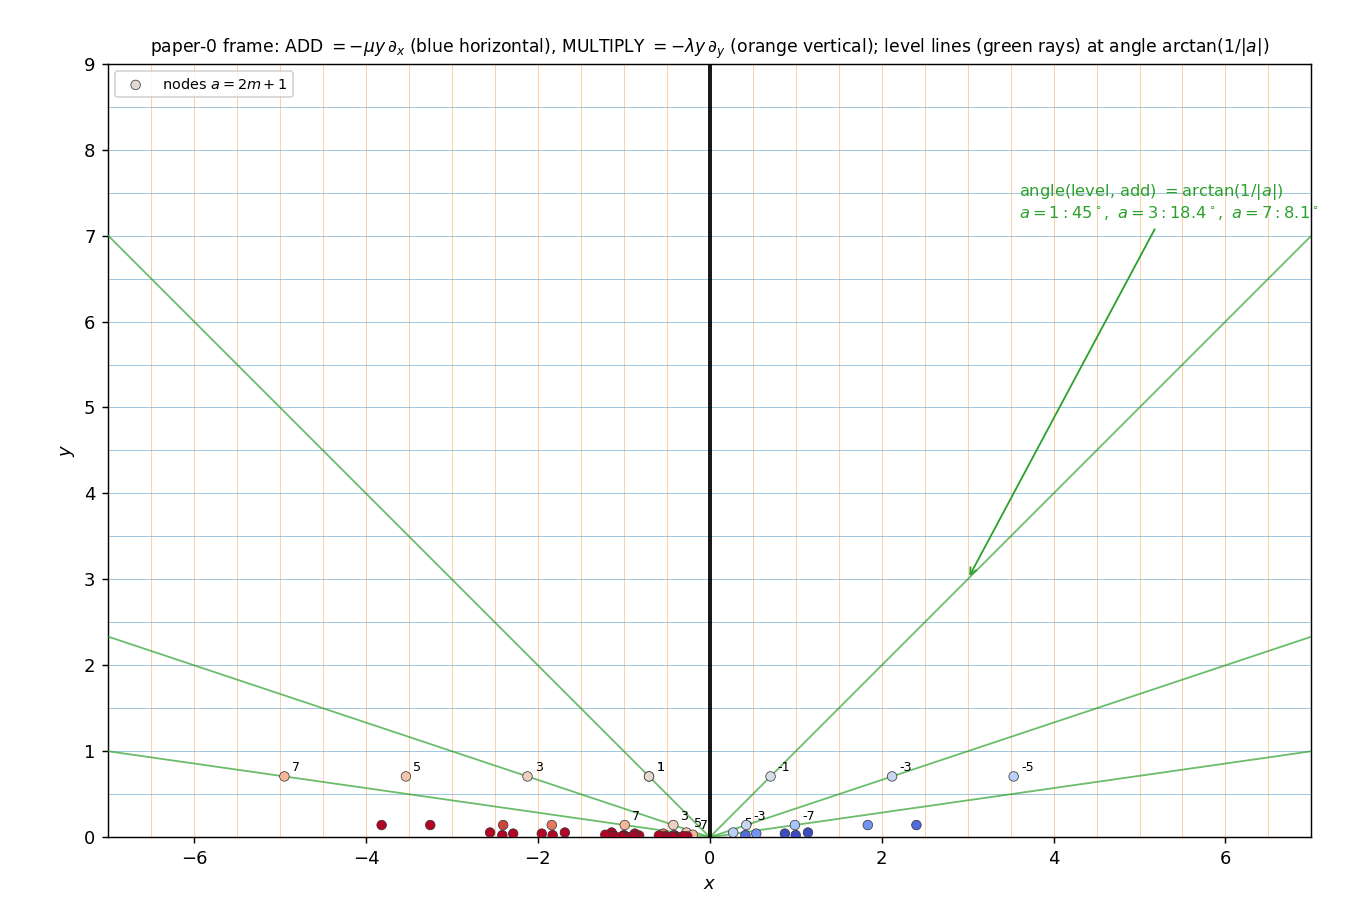

Write the Python code that produced this figure.
#!/usr/bin/env python3
"""
041 — CORRECTED add/multiply reading (paper-0 prop:canonical-arithmetic-frame).

Using the g-orthogonal J (not the Euclidean 90 deg), the canonical frame is
    X_u = -mu*y d_x   (ADD,  horizontal)
    X_v = -lambda*y d_y (MULTIPLY, vertical)
i.e. add lines are the HORIZONTAL lines y = const and multiply lines the VERTICAL
lines x = const; they are orthogonal (90 deg), independent of a.

The LEVEL lines of a = -x/y are the rays y = kx with k = -1/a, so the level line
makes an angle
    angle(level, add)      = arctan(1/|a|)         (90 deg at a=0, ->0 as |a|->inf)
    angle(level, multiply) = arctan(|a|)
with the add / multiply lines -- the angle DEPENDS ON a (the user's observation).

Zero set: a = -x/y = 0 <=> x = 0 -> exactly ONE zero line (the imaginary axis),
which is itself a multiply line. Its Gamma_4-orbit (the dual {4,inf}) gives the
countably many "blue" zero lines of the Cayley model.

STATUS: the frame (X_u,X_v)=(horizontal,vertical), the angle formulas, and the
zero-line count are exact (sympy-verified against paper-0).  Redo of 040.
"""

import numpy as np
import matplotlib
matplotlib.use("Agg")
import matplotlib.pyplot as plt
from math import sqrt, pi

SQ2 = sqrt(2.0)
MU, LAM = 1.0, 2.0
EPS4 = (-1 + 1j) / SQ2

J = np.array([[0, -1], [1, 0]], dtype=complex)
T = np.array([[1, SQ2], [0, 1]], dtype=complex)
U = J @ T


def mpow(M, n):
    R = np.eye(2, dtype=complex)
    for _ in range(n):
        R = R @ M
    return R


def apply(M, z):
    a, b, c, d = M[0, 0], M[0, 1], M[1, 0], M[1, 1]
    return (a * z + b) / (c * z + d)


def main():
    # T4 nodes
    seen = {EPS4: np.eye(2, dtype=complex)}
    front = [np.eye(2, dtype=complex)]
    for _ in range(3):
        nxt = []
        for g in front:
            for r in range(4):
                g2 = g @ mpow(U, r) @ J
                z2 = apply(g2, EPS4)
                k = complex(round(z2.real, 9), round(z2.imag, 9))
                if k not in seen:
                    seen[k] = g2
                    nxt.append(g2)
        front = nxt

    fig, ax = plt.subplots(figsize=(10.4, 7.0))
    x0, x1, y1 = -7.0, 7.0, 9.0

    # ADD lines = horizontal y = const
    for yv in np.arange(0.5, y1, 0.5):
        ax.plot([x0, x1], [yv, yv], color="tab:blue", lw=0.5, alpha=0.45)
    # MULTIPLY lines = vertical x = const
    for xv in np.arange(-7, 7.5, 0.5):
        ax.plot([xv, xv], [0, y1], color="tab:orange", lw=0.5, alpha=0.4)
    # zero line x=0 (a=0), a multiply line
    ax.plot([0, 0], [0, y1], color="k", lw=2.2, alpha=0.9, zorder=4)
    # level lines a = ±1, ±3, ±7  -> y = -x/a
    for a in (-7, -3, -1, 1, 3, 7):
        xs = np.linspace(x0, x1, 400)
        ys = -xs / a
        m = (ys > 0) & (ys < y1)
        ax.plot(xs[m], ys[m], color="tab:green", lw=1.0, alpha=0.7, zorder=3)

    # nodes
    xs_n, ys_n, cs = [], [], []
    for z in seen:
        a = -z.real / z.imag
        if x0 < z.real < x1 and 0 < z.imag < y1:
            xs_n.append(z.real); ys_n.append(z.imag); cs.append(int(round(a)))
    sc = ax.scatter(xs_n, ys_n, c=np.clip(cs, -20, 20), cmap="coolwarm",
                    vmin=-20, vmax=20, s=28, zorder=6, edgecolors="0.2",
                    linewidths=0.4, label="nodes $a=2m+1$")
    for i, a in enumerate(cs):
        if abs(a) <= 7:
            ax.annotate(str(a), (xs_n[i], ys_n[i]), textcoords="offset points",
                        xytext=(4, 3), fontsize=7)

    # angle annotation at the a=1 level line
    ax.annotate(r"angle(level, add) $=\arctan(1/|a|)$" "\n" r"$a{=}1:45^\circ,\ a{=}3:18.4^\circ,\ a{=}7:8.1^\circ$",
                xy=(3.0, 3.0), xytext=(3.6, 7.2), fontsize=9, color="tab:green",
                arrowprops=dict(arrowstyle="->", color="tab:green"))

    ax.set_xlim(x0, x1); ax.set_ylim(0, y1)
    ax.set_xlabel(r"$x$"); ax.set_ylabel(r"$y$")
    ax.set_aspect("equal")
    ax.set_title(r"paper-0 frame: ADD $=-\mu y\,\partial_x$ (blue horizontal), "
                 r"MULTIPLY $=-\lambda y\,\partial_y$ (orange vertical); level lines "
                 r"(green rays) at angle $\arctan(1/|a|)$", fontsize=9.5)
    ax.legend(loc="upper left", fontsize=8)
    fig.subplots_adjust(top=0.93, left=0.08, right=0.97, bottom=0.08)
    out = "/Users/mingli/AEG/aeg-paper/notes/general/041-add-multiply-corrected.png"
    fig.savefig(out, dpi=130)
    print("saved:", out)


if __name__ == "__main__":
    main()
